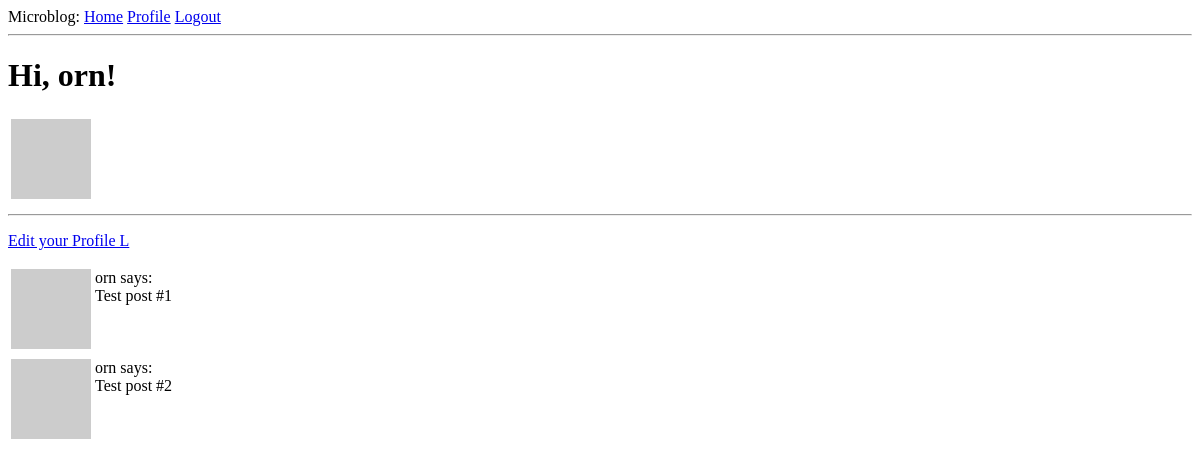
/user/orn (signed in), run on an earlier commit of the app's database.
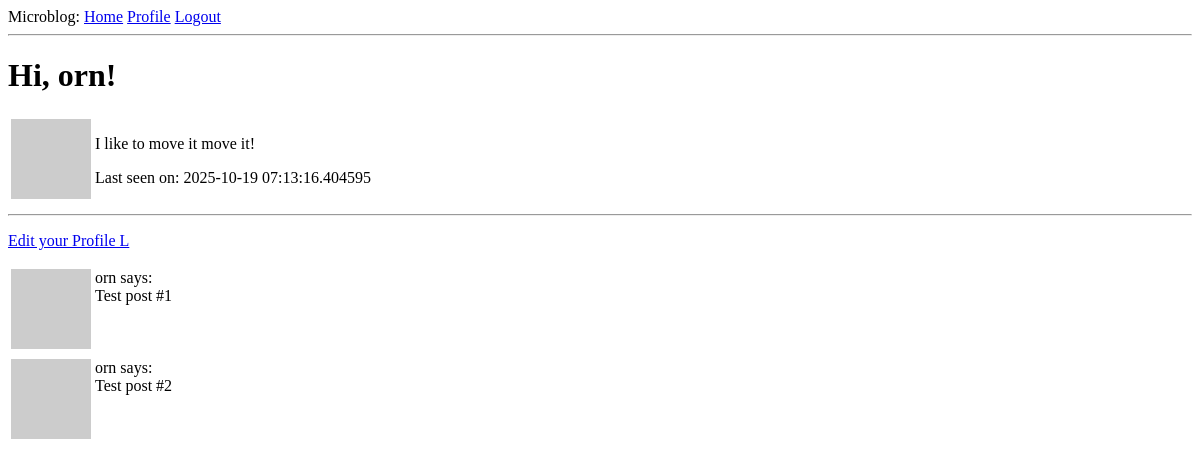
And on a later commit of the database.
### app/models.py (models this page shows, shortened)
class User(db.Model, UserMixin):
    id : so.Mapped[int] = so.mapped_column(primary_key=True)
    username: so.Mapped[str] = so.mapped_column(sa.String(64), index=True, unique=True)
    email: so.Mapped[str] = so.mapped_column(sa.String(128), index=True, unique=True)
    password_hash: so.Mapped[Optional[str]] = so.mapped_column(sa.String(256))
    posts: so.WriteOnlyMapped['Post'] = so.relationship(back_populates='author')
    about_me: so.Mapped[Optional[str]] = so.mapped_column(sa.String(140))
    last_seen : so.Mapped[Optional[datetime]] = so.mapped_column(default = lambda: datetime.now(timezone.utc))
    def avatar(self, size):
        digest = md5(self.email.lower().encode('utf-8')).hexdigest()
        return f'https://www.gravatar.com/avatar/{digest}?d=identicon&s={size}'
    following: so.WriteOnlyMapped['User'] = so.relationship(
        secondary=followers, primaryjoin=(followers.c.follower_id == id),
        secondaryjoin=(followers.c.followed_id == id),
        back_populates='followers')
    followers: so.WriteOnlyMapped['User'] = so.relationship(
        secondary=followers, primaryjoin=(followers.c.followed_id == id),
        secondaryjoin=(followers.c.follower_id == id),
        back_populates='following')

### app/routes.py (the view)
@app.route('/user/<username>')
@login_required
def user(username):
    user = db.first_or_404(sa.Select(User).where(User.username == username))
    posts = [
        {'author' : user, 'body': 'Test post #1'},
        {'author' : user, 'body': 'Test post #2'}
    ]
    return render_template('user.html', posts = posts, user=user)

### app/models.py (called while the page is built)
@login.user_loader
def load_user(id):
    return db.session.get(User, int(id))

### app/routes.py (called while the page is built)
@app.before_request
def before_request():
    if current_user.is_authenticated:
        current_user.last_seen = datetime.now(timezone.utc)
        db.session.commit()

### app/templates/user.html
{% extends "base.html" %}
{% block content %}
<h1> Hi, {{current_user.username}}!</h1>
    <table>
        <tr valign="top">
            <td> <img src = "{{ user.avatar(128) }}"> </td>
            <td>
                {% if user.about_me %}<p>{{ user.about_me }}</p>{% endif %}
                {% if user.last_seen %}<p>Last seen on: {{ user.last_seen }}</p>{% endif %}
            </td>
        </tr>
    </table>
<hr>
{% if user == current_user %}
 <p> <a href="{{ url_for('edit_profile') }}"> Edit your Profile L</a></p>
{% endif %}
{% for post in posts %}
{% include '_post.html' %}
{% endfor %}
{% endblock %}

### app/templates/base.html (shortened to what this page needs)
<!DOCTYPE html>
<html>
    <head>
    </head>
    <body>
        <div>
            Microblog:
            <a href="{{url_for('index')}}">Home</a>
            {% if current_user.is_anonymous %}
            <a href="{{url_for('login')}}">Login</a>
            {% else %}
            <a href="{{url_for('user', username = current_user.username)}}">Profile</a>
            <a href="{{url_for('logout')}}">Logout</a>
            {% endif %}
        </div>
        <hr>
        {% block content %}{% endblock %}
    </body>
</html>

### app/templates/_post.html
<table>
    <tr valign="top">
        <td><img src="{{ post.author.avatar(36) }}"</td>
        <td>{{ post.author.username }} says: <br>{{ post.body }} </td>
    </tr>
</table>

What changed in the data, as far as the page shows it:
changed User "orn": about_me (not shown) → "I like to move it move it!"; last_seen (not shown) → "2025-10-19 07:13:16.404595"
Also different on the page:
text now shown: "Last seen on:"
